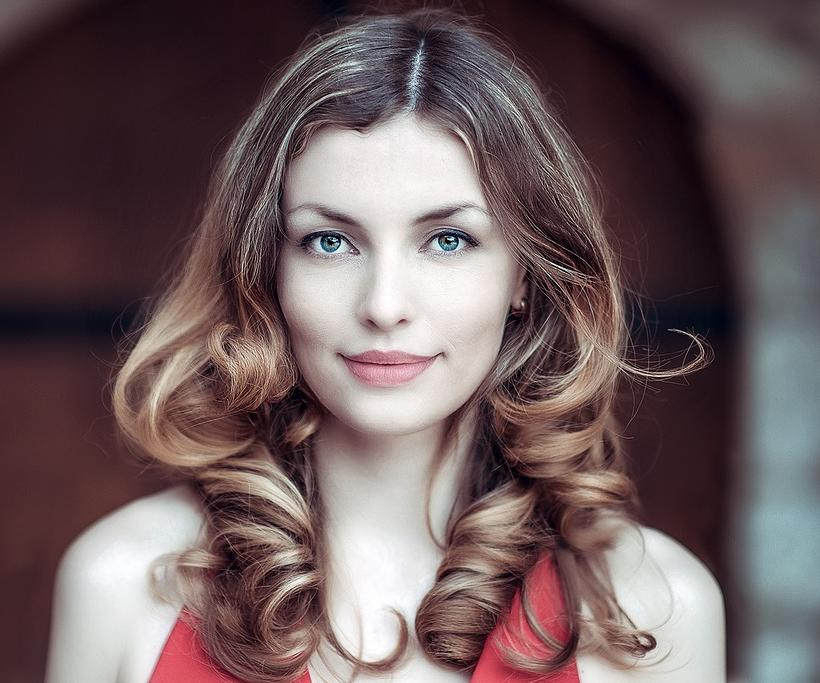
//> input picture output/girl.jpg, 820 x 683 px
$ ./execise3   (built with g++ and OpenCV 4)
//> lines starting //> are read from the running program, lines starting //| are printed output that depends on the picture; after the words box and inside, x2 and y2 are one past the last pixel; in counts of white or black regions, pixels touching at a corner belong together
#include <iostream>
#include <string>
#include <opencv2/opencv.hpp>

using namespace std;
using namespace cv;

// [19 lines of commented-out code are left out]

int main(int argc, char* argv[]) {
  Mat img(300, 400, CV_8UC3, Scalar(0, 0,0));
  IplImage* img2 = cvCreateImage(cvSize(400, 300), IPL_DEPTH_8U, 3);
  cvZero(img2);
  // IplImage* img2 = (IplImage)img;
  circle(img, Point(100, 150), 50, 135, 2,8, 0);
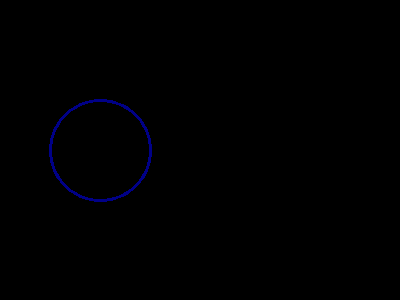
//> img: 300 rows x 400 cols, CV_8UC3; mean B, G, R 1, 0, 0
  namedWindow("tet", CV_WINDOW_AUTOSIZE);
  imshow("tet", img);
  int top = 20,left=5,bottom=100, right=120;
  // [8 lines of commented-out code are left out]
  for(int col = left;col <right;col++){
    *(cvPtr2D(img2, top, col)+1)=255;
    *(cvPtr2D(img2, bottom, col)+1)=255;
  }
  for(int row = top;row <bottom;row++){
    *(cvPtr2D(img2, row, left)+1)=255;
    *(cvPtr2D(img2, row, right)+1)=255;
  }
  namedWindow("tet1", CV_WINDOW_AUTOSIZE);
  cvShowImage("tet1", img2);

// 3.5题
  IplImage* img3 = cvCreateImage(cvSize(400, 400), IPL_DEPTH_8U, 1);
  cvSetZero(img3);
  int interset_x = 0;
  int interset_y = 0;
  int offset_x = img3->width;
  int offset_y = img3->height;
  int add = 0;
  bool cond = true;
  while(add <200) {
    cvSetImageROI(img3, cvRect(interset_x, interset_y, offset_x, offset_y));
    if(cond) {
      cvSet(img3, Scalar(0));
      cond = false;
    } else {
      cvSet(img3, Scalar(add));
      cond = true;
    }
    cvResetImageROI(img3);
    interset_x += 10;
    interset_y += 10;
    offset_x -= 20;
    offset_y -= 20;
    add += 10;
  }
  namedWindow("tet3", CV_WINDOW_AUTOSIZE);
  cvShowImage("tet3", img3);

  //3.7题
  IplImage *img4 = cvLoadImage("girl.jpg");
//> img4 is the input picture: 683 rows x 820 cols, CV_8UC3; mean B, G, R 93.9, 92, 110.2
  IplImage *img4_r = cvCreateImage(cvSize(img4->width, img4->height), img4->depth,1);
  IplImage *img4_g = cvCreateImage(cvSize(img4->width, img4->height), img4->depth,1);
  IplImage *img4_b = cvCreateImage(cvSize(img4->width, img4->height), img4->depth,1);
  cvSplit(img4, img4_r, img4_g, img4_b, NULL);
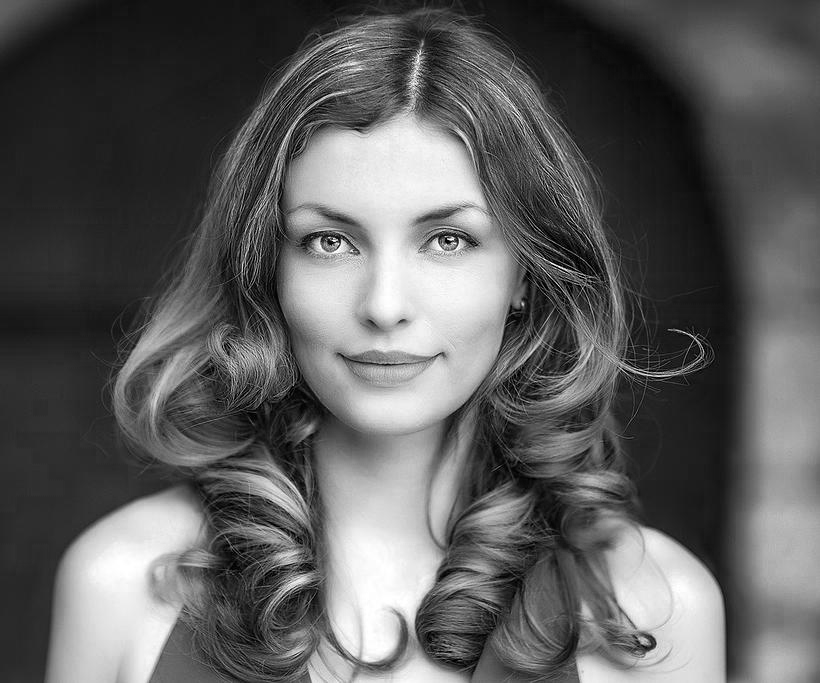
//> img4_r: 683 rows x 820 cols, CV_8UC1; min 0, max 255, mean 93.9
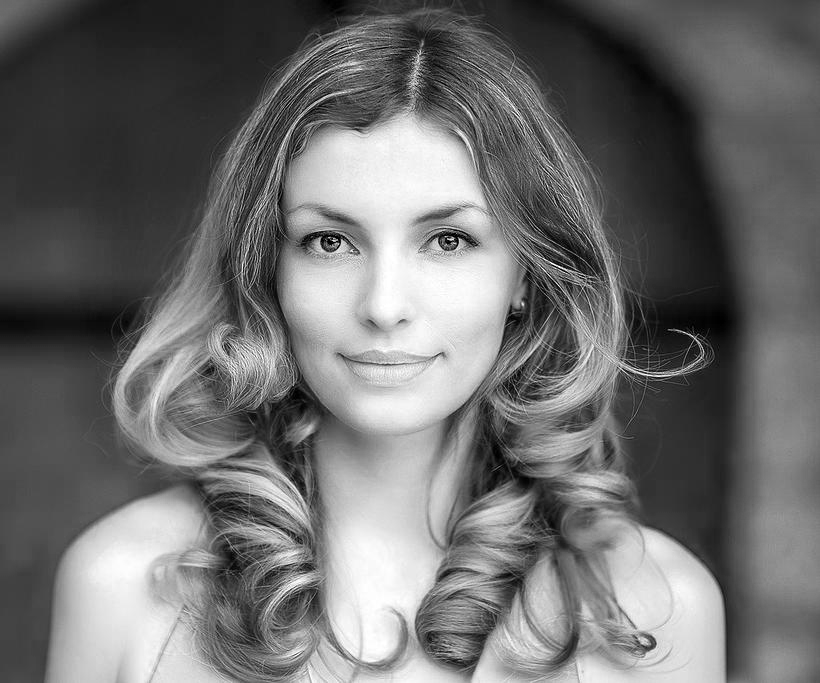
//> img4_b: 683 rows x 820 cols, CV_8UC1; min 0, max 255, mean 110.2
  cvNamedWindow("green-c");
  cvShowImage("green-c", img4_g);
  IplImage *clone1 = cvCloneImage(img4_g);
  IplImage *clone2 = cvCloneImage(img4_g);
  double max_val, min_val;
  cvMinMaxLoc(img4_g, &min_val, &max_val);
//> min_val = 0; max_val = 255
  double  scalar = (max_val - min_val)/2.;
//> scalar = 127.5
  cvSet(clone1, Scalar(scalar));
//> clone1: 683 rows x 820 cols, CV_8UC1; every value is 128
  cvSetZero(clone2);
//> clone2: 683 rows x 820 cols, CV_8UC1; every value is 0
  cvCmp(img4_g, clone1, clone2, CV_CMP_GE);
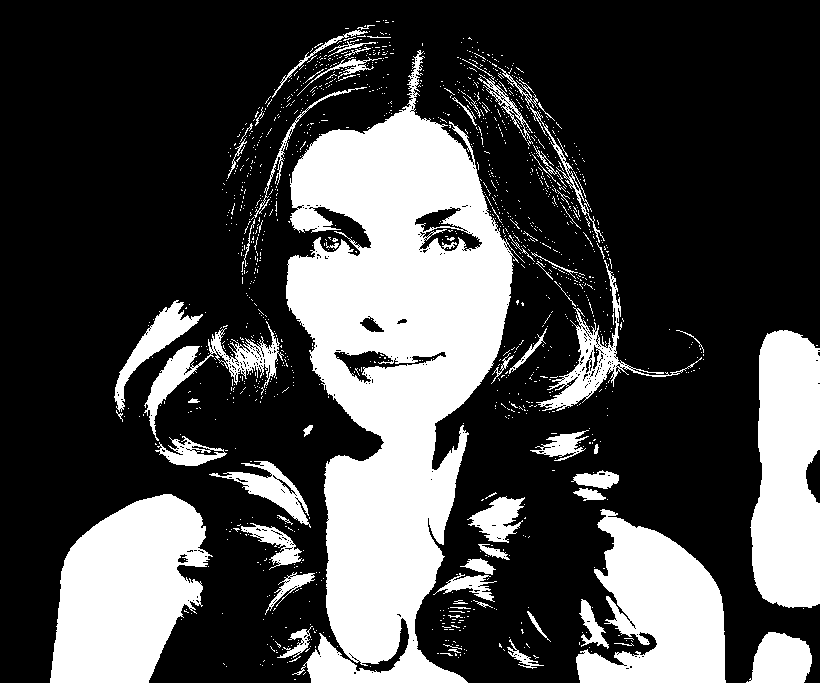
//> clone2: 683 rows x 820 cols, CV_8UC1; 28.7% white; 1386 white regions (1314 under 20 px), largest, box (x1, y1, x2, y2) and area: (286, 50, 525, 683) 78192, (50, 494, 213, 683) 21292, (750, 330, 820, 608) 16313
  cvNamedWindow("mask");
  cvShowImage("mask",clone2);
  cvSubS(img4_g, cvScalar(scalar/2), img4_g, clone2);
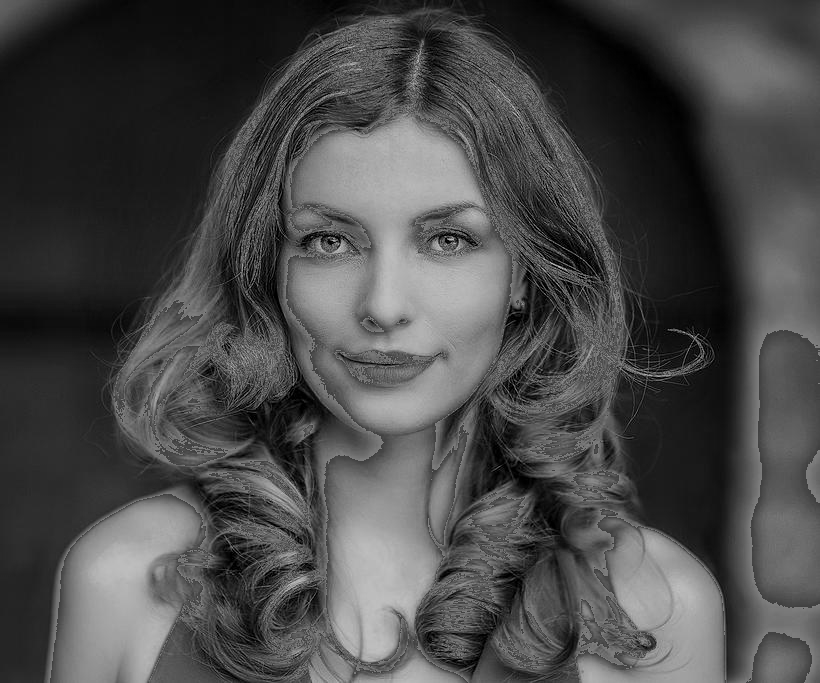
//> img4_g: 683 rows x 820 cols, CV_8UC1; min 0, max 191, mean 73.7
  cvNamedWindow("subs");
  cvShowImage("subs",img4_g);
  cvWaitKey(0);

  cvReleaseImage(&img2);
  cvReleaseImage(&img3);
  cvReleaseImage(&img4);
  cvReleaseImage(&img4_r);
  cvReleaseImage(&img4_g);
  cvReleaseImage(&img4_b);
  cvDestroyAllWindows();
  return EXIT_SUCCESS;
}
